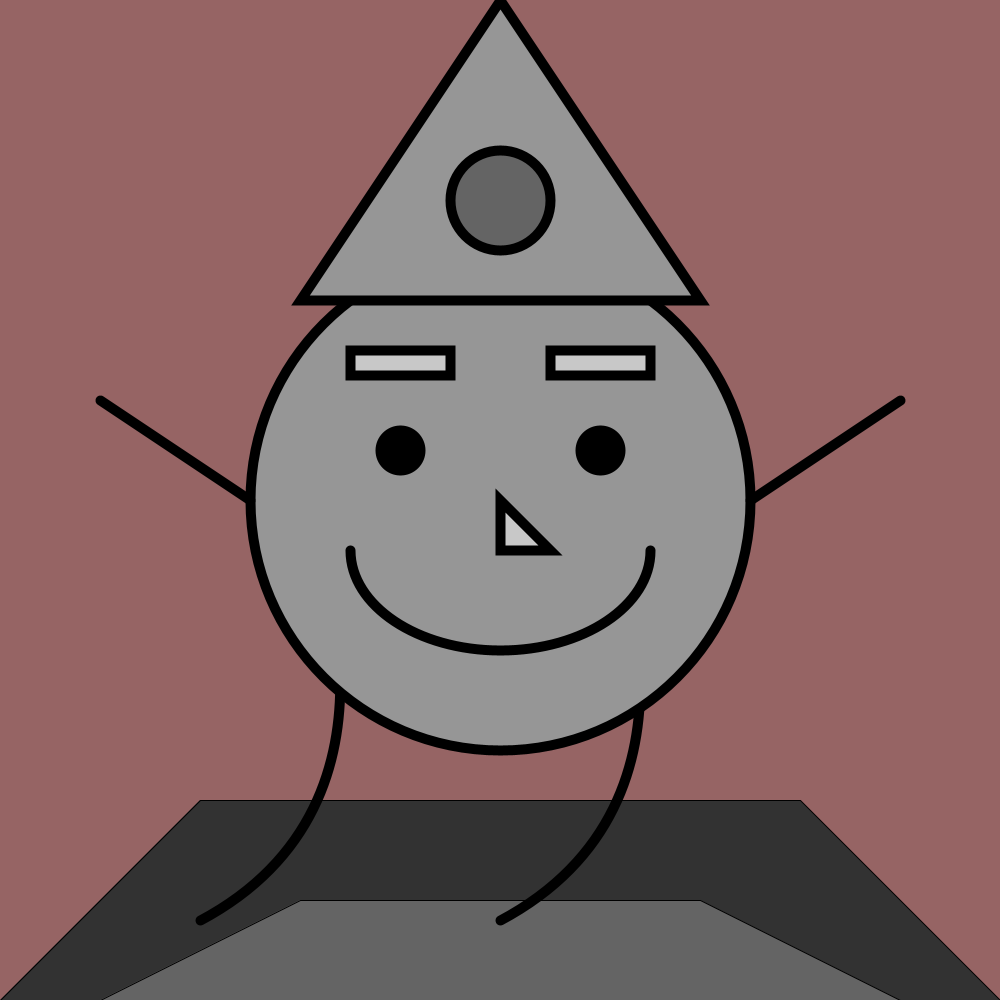
Frame 1 (no input)
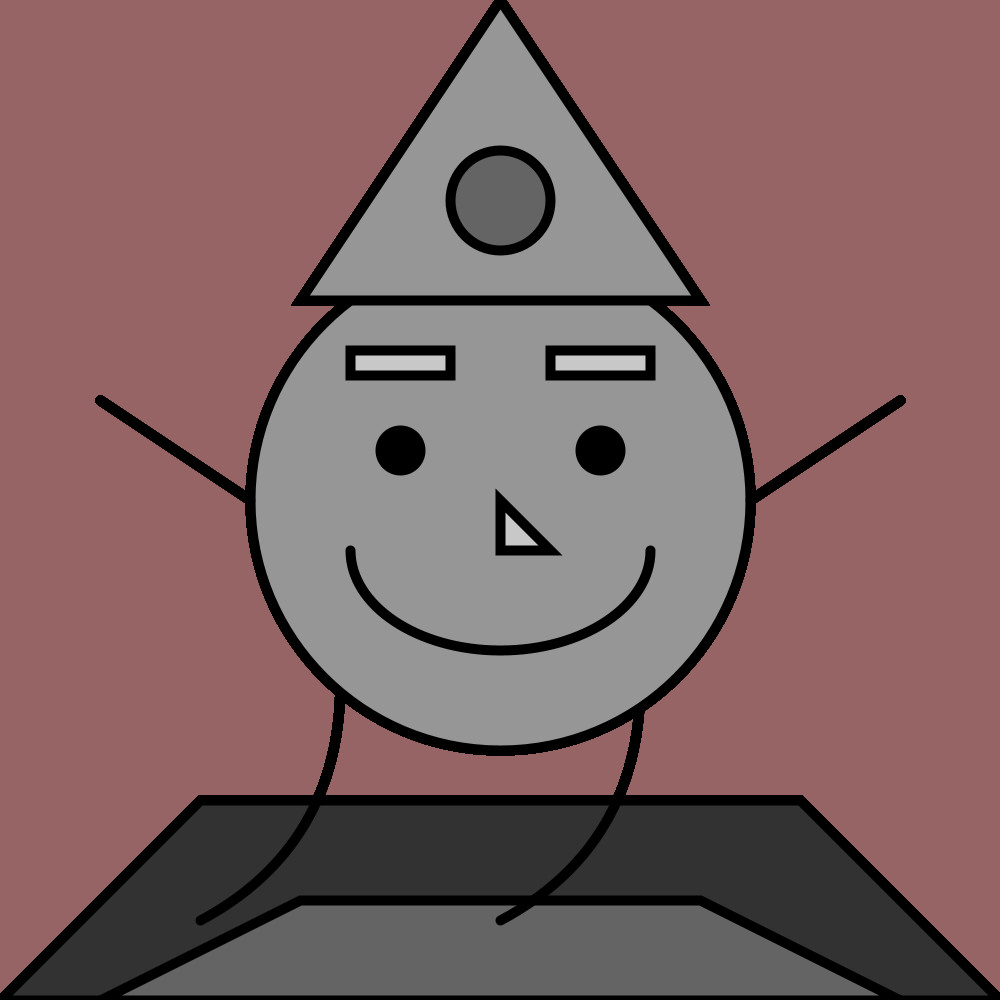
Frame 60 (the mouse pressed at the canvas centre just before this capture)
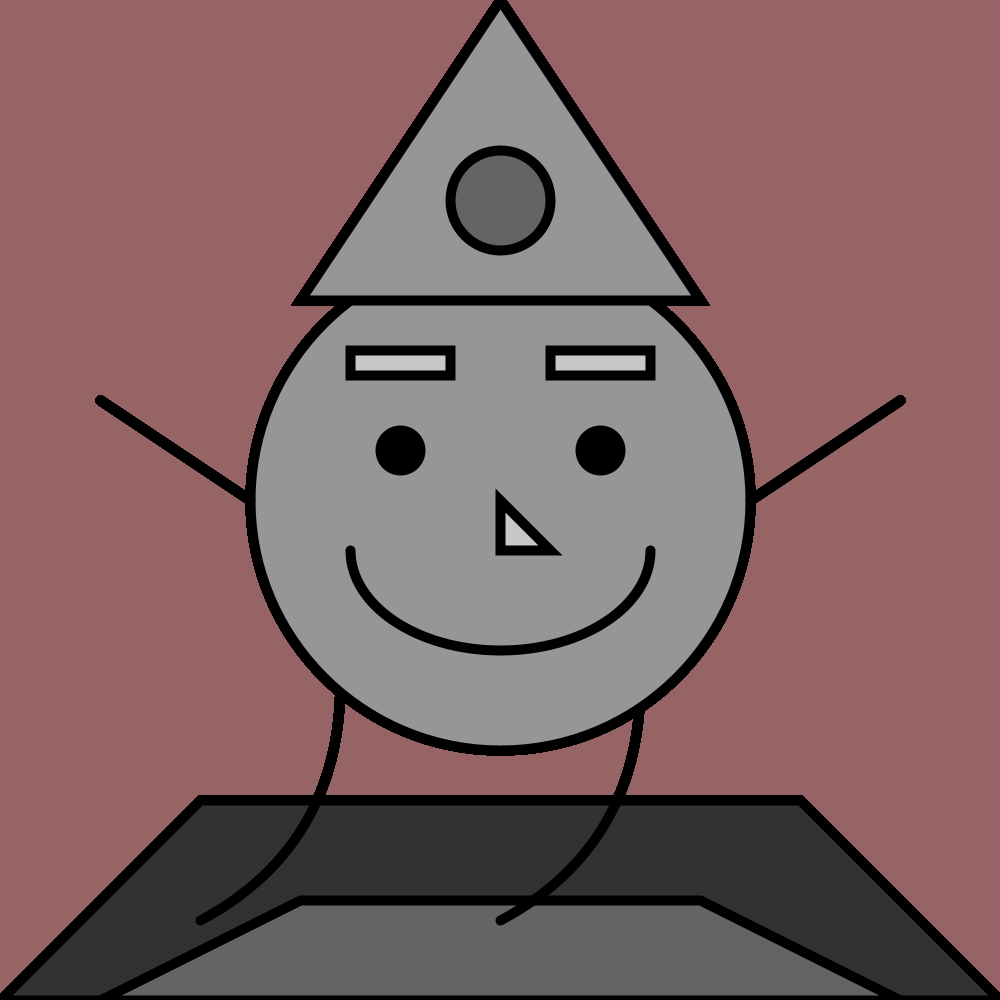
Frame 120 (the mouse held since frame 60 and released just before this capture)

The Processing sketch that drew these frames (run headless with seeded random() and noise(); from frame 60 on, the mouse is pressed at the canvas centre):

// Processing sketch: HandsOn_CreatingGeometry
// ── HandsOn_CreatingGeometry.pde
void setup(){
  // set background
  size(1000, 1000);
  background(150, 100, 100);
}

void draw(){
  // draw table
  fill(50);
  quad(200, 800, 0, 1000, 1000, 1000, 800, 800);
  fill(100);
  quad(300, 900, 100, 1000, 900, 1000, 700, 900);
  // draw legs
  noFill();
  strokeWeight(10);
  bezier(650, 600, 500, 340, 800, 760, 500, 920);
  bezier(350, 600, 200, 340, 500, 760, 200, 920);
  // draw body outline
  fill(150);
  ellipse(500, 500, 500, 500);
  line(100, 400, 250, 500);
  line(900, 400, 750, 500);
  // draw eyes
  strokeWeight(50);
  point(400, 450);
  point(600, 450);
  // draw hat
  strokeWeight(10);
  fill(150);
  triangle(500, 0, 700, 300, 300, 300);
  fill(100);
  ellipse(500, 200, 100, 100);
  //draw mouth
  noFill();
  arc(500, 550, 300, 200, 0, PI);
  // draw eyebrows
  fill(200);
  rect(350, 350, 100, 25);
  rect(550, 350, 100, 25);
  // draw nose
  triangle(500, 500, 500, 550, 550, 550);
  
}
